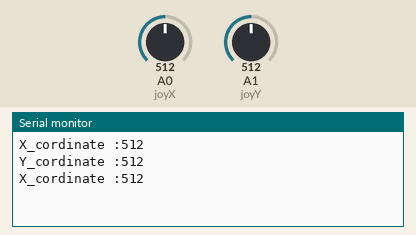
Simulated run of this sketch. Board: Arduino Uno, built with avr-gcc and run on an emulated ATmega328P. On the bench: the last lines printed to the serial monitor. The test bench sets the inputs (shaded band); at power-on: A0 (joyX) = 512, A1 (joyY) = 512.

Above: at 1.8 s.
1.9 s: A0 (joyX) set to 716
At 2.8 s:
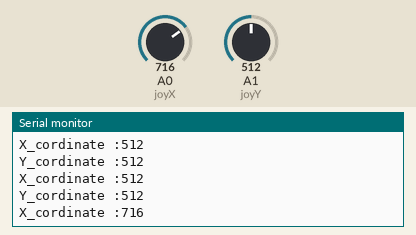
3.4 s: A1 (joyY) set to 716
At 4.7 s:
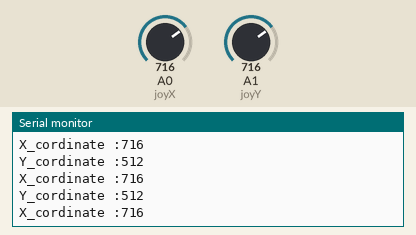
4.9 s: A0 (joyX) set to 900
At 5.5 s:
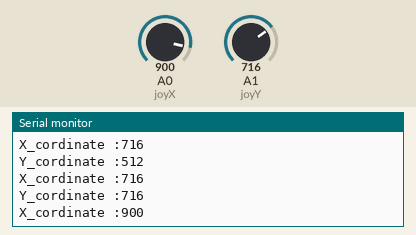
6.4 s: A1 (joyY) set to 900
At 7.8 s:
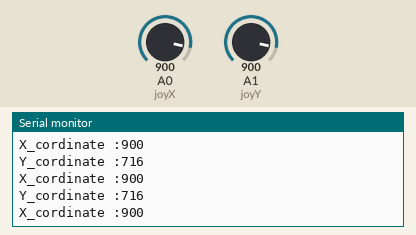
Timing chart, 0 to 8.9 s (numbered marks = the images above; inputs shaded):
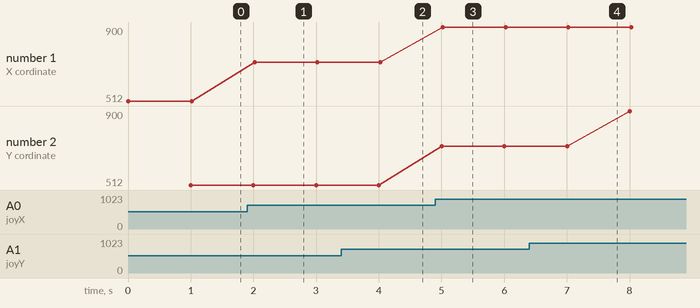

Measured:
- after the input at 1.9 s, the serial monitor: prints a new line after 0.12 s (image 1)
- after the input at 4.9 s, the serial monitor: prints a new line after 0.12 s (image 3)
- plotted number 1: 512 → 716 after the input at 1.9 s, 716 → 900 after the input at 4.9 s

The sketch:

Joystick.ino
```cpp
#define joyX A0
#define joyY A1
int x;
int y;
void setup() {
  // put your setup code here, to run once:
  Serial.begin(9600);
  pinMode(joyX,INPUT);
  pinMode(joyY,INPUT);

}

void loop() {
  // put your main code here, to run repeatedly:
  x = analogRead(joyX);
  y = analogRead(joyY);
  Serial.print("X_cordinate :");
  Serial.println(x);
  delay(1000);
  Serial.print("Y_cordinate :");
  Serial.println(y);


}
```
